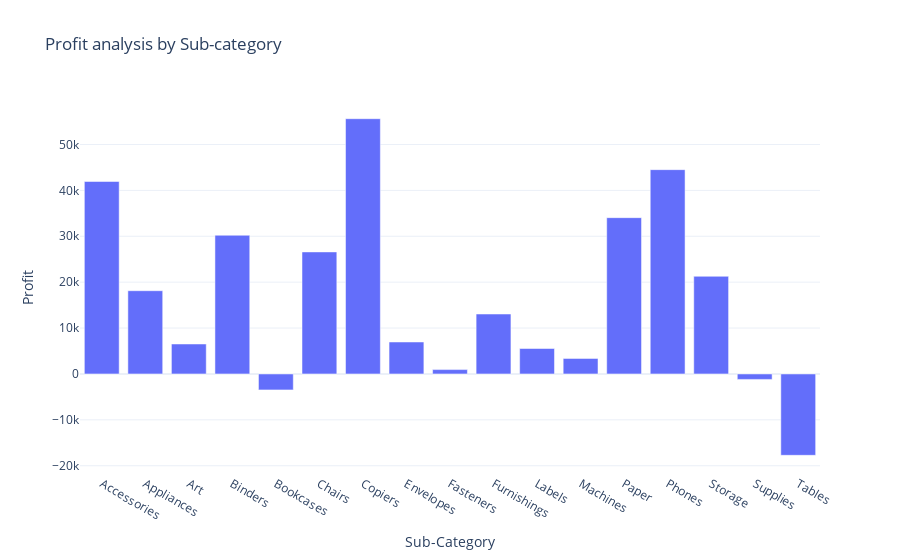

Here is the notebook cell this chart was saved with:
### Markdown cell above
# Profit Analysis By Sub Catrgory

### Code cell
profit_by_subcategory = data.groupby('Sub-Category')['Profit'].sum().reset_index()
fig = px.bar(profit_by_subcategory, x = 'Sub-Category', y = 'Profit',title = "Profit analysis by Sub-category")
fig.show()

### Figure 1 — Plotly figure (JSON) as saved in the notebook; plotly's stock layout.template omitted (floating-point values rounded to 4 significant figures)
{"data": [{"alignmentgroup": "True", "hovertemplate": "Sub-Category=%{x}<br>Profit=%{y}<extra></extra>", "legendgroup": "", "marker": {"color": "#636efa", "pattern": {"shape": ""}}, "name": "", "offsetgroup": "", "orientation": "v", "showlegend": false, "textposition": "auto", "type": "bar", "x": ["Accessories", "Appliances", "Art", "Binders", "Bookcases", "Chairs", "Copiers", "Envelopes", "Fasteners", "Furnishings", "Labels", "Machines", "Paper", "Phones", "Storage", "Supplies", "Tables"], "xaxis": "x", "y": [41940.0, 18140.0, 6528.0, 30220.0, -3473.0, 26590.0, 55620.0, 6964.0, 949.5, 13060.0, 5546.0, 3385.0, 34050.0, 44520.0, 21280.0, -1189.0, -17730.0], "yaxis": "y"}], "layout": {"barmode": "relative", "legend": {"tracegroupgap": 0}, "title": {"text": "Profit analysis by Sub-category"}, "xaxis": {"anchor": "y", "domain": [0, 1], "title": {"text": "Sub-Category"}}, "yaxis": {"anchor": "x", "domain": [0, 1], "title": {"text": "Profit"}}}}
